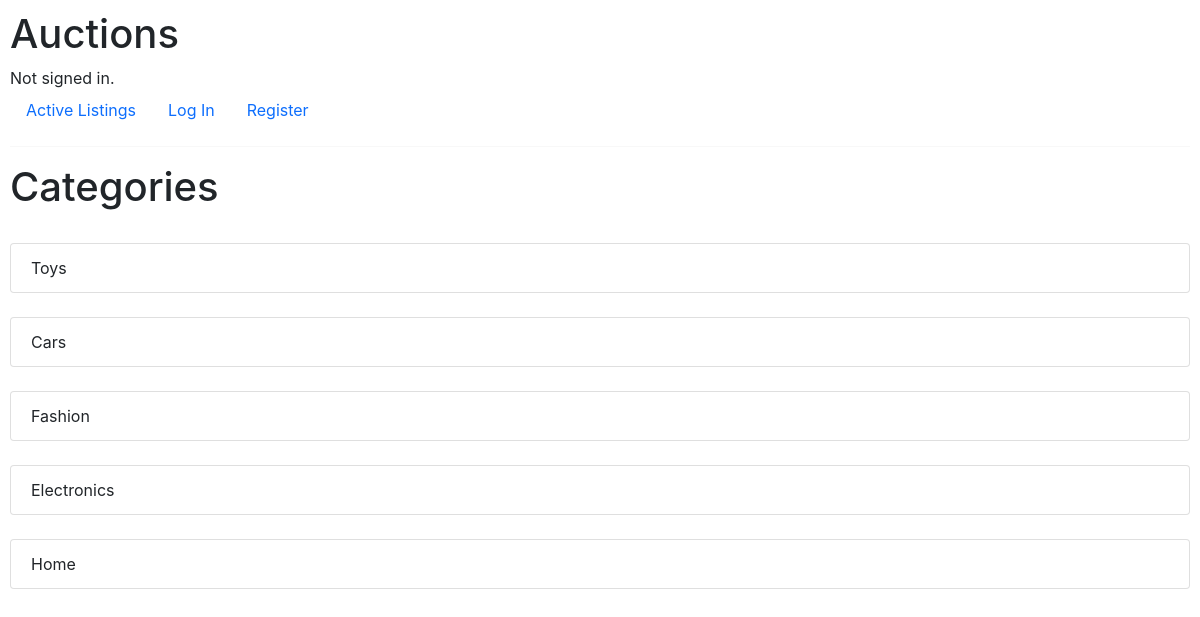
Page /Categories on the committed database.
### auctions/models.py (models this page shows, shortened)
class Category(models.Model):
    name = models.CharField(max_length=100, unique=True)
    class Meta:
        verbose_name_plural = "Categories"

### auctions/views.py (the view)
# urls.py: path("Categories", views.display_category, name="category"),
def display_category(request):
    context = {
        'categories': Category.objects.all()
    }
    return render(request, 'auctions/category.html', context)

### auctions/templates/auctions/category.html
{% extends "auctions/layout.html" %}
{% block body %}
    <h1>Categories</h1>
    <ul class="list-group">
        {% for category in categories %}
            <a href="{% url 'categoryItem' category.id %}"><li class="list-group-item mt-4">{{category.name}}</li></a>
        {% endfor %}
    </ul>
{% endblock %}

### auctions/static/auctions/styles.css (style rules this page uses)
body { padding: 10px }

### rows in the picture
Category: name "Toys"
Category: name "Cars"
Category: name "Fashion"
Category: name "Electronics"
Category: name "Home"
